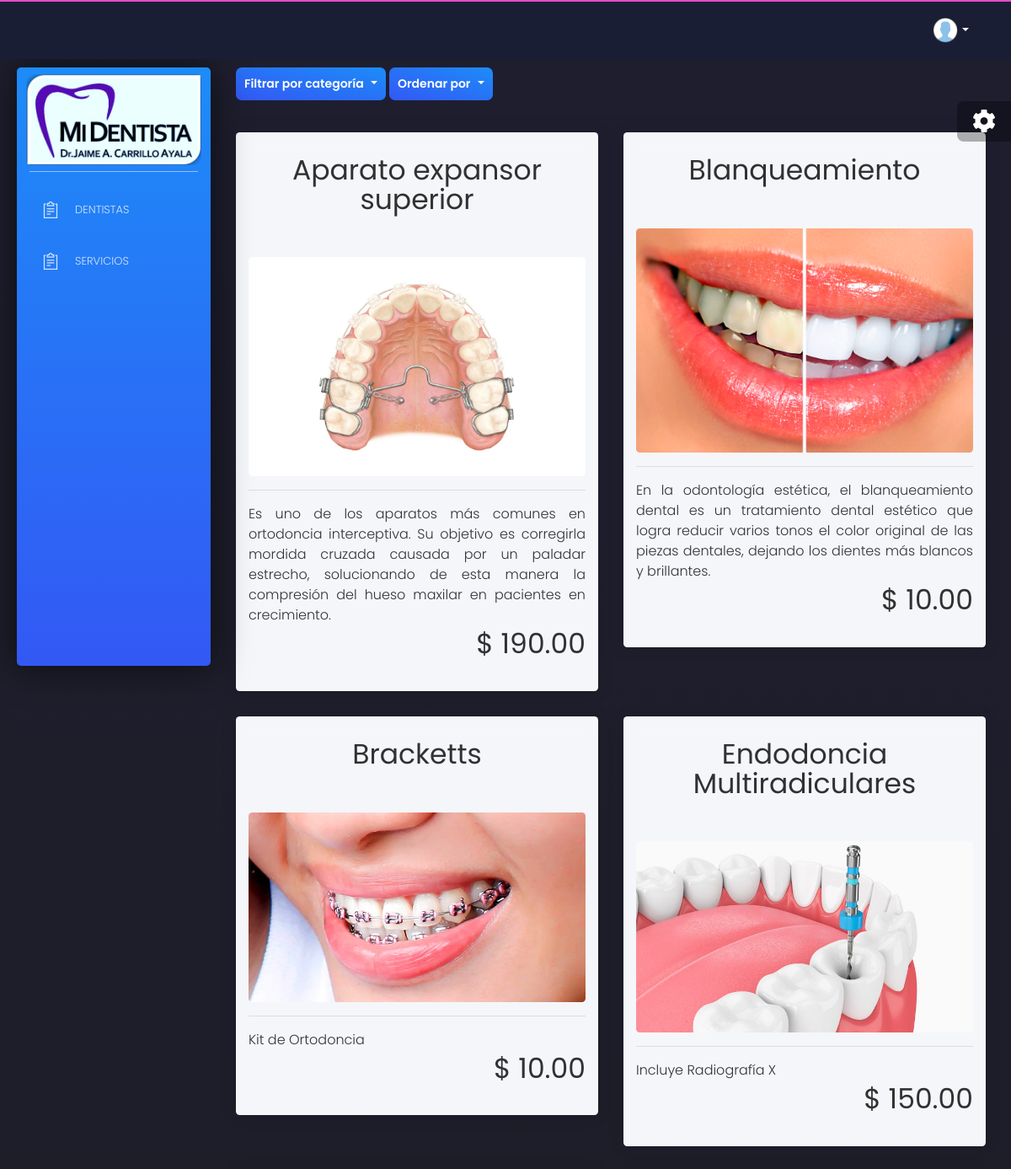
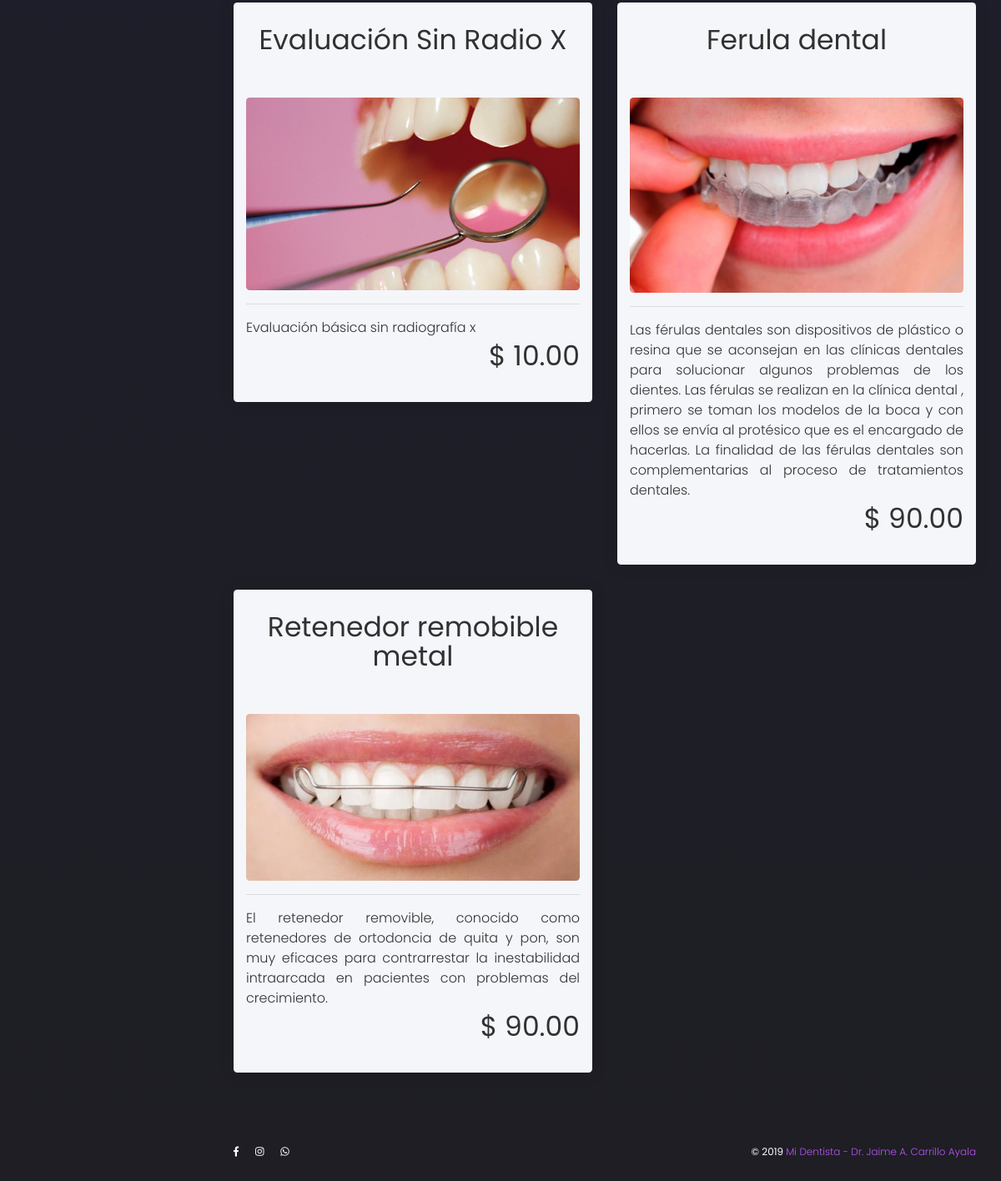
The page /core/tratamientos/0/2 on the database its author committed (2 pictures, top to bottom).
### core/models.py (models this page shows, shortened)
class Tratamiento(models.Model):
    id = models.AutoField(primary_key=True)
    categoria = models.ForeignKey(Categoria, on_delete=models.CASCADE)
    nombre = models.CharField(max_length=64)
    descripcion = models.CharField(max_length=512)
    precio = models.DecimalField(max_digits=6, decimal_places=2, validators=[MinValueValidator(0)])
    precioNeto = models.DecimalField(max_digits=6, decimal_places=2, default=0, validators=[MinValueValidator(0)],)
    image = models.ImageField(upload_to='services/%Y/%m/%D/', null=True, blank=True)

### core/views.py (the view)
# urls.py: path('tratamientos/<int:categoria>/<int:orden>', TratamientoList, name = 'tratamientos'),
def TratamientoList(request, categoria, orden):
    filtro = categoria
    order='nombre'
    if orden==0:
        order = 'precioNeto'
    elif orden==1:
        order = "-precioNeto"
    elif orden==2:
        order = "nombre"
    categorias = Categoria.objects.all()
    if filtro == 0:
        tratamientos = Tratamiento.objects.filter().order_by(order)
    else:
        tratamientos = Tratamiento.objects.filter(categoria = filtro).order_by(order)
    return render(request, "core/tratamiento_list.html", {'tratamientos':tratamientos, 'categorias':categorias, 'filtro':filtro})

### core/templates/core/tratamiento_list.html (shortened to what this page needs)
{% extends 'core/base.html' %}
{% load static %}
{% block content %}
<div class="content">
	<div class="btn-group" role="group">
		<button id="btnGroupDrop1" type="button" class="btn btn-info btn-lg dropdown-toggle" data-toggle="dropdown" aria-haspopup="true" aria-expanded="false">
			Filtrar por categoría
		</button>
	</div>
	<div class="btn-group" role="group">
		<button id="btnGroupDrop2" type="button" class="btn btn-info btn-lg dropdown-toggle" data-toggle="dropdown" aria-haspopup="true" aria-expanded="false">
			Ordenar por
		</button>
	</div>
	<hr>
			<div class="row">
				{% for tratamiento in tratamientos %}
					<div class="col-md-6">
						<div class="card white-content">
							<div class="card-body" align = center>
								<table class="table table-sm" id="" width=100%>
									<tr>
										<td align = center>
											<h1 align=center>{{tratamiento.nombre}}</h1>
										</td>
									</tr>
								</table>
								<img src = {{tratamiento.image.url}}>
								<hr>
								<p align=justify><font size=3>{{tratamiento.descripcion}}</font></p>
								{% if request.user.is_superuser %}
									<table class="table table-sm" id="" width=100%>
										<tr>
											<td>
													<a href="{% url 'core:reestablecerprecio' tratamiento.id|slugify%}">
														<i class="tim-icons icon-refresh-01" style= "color:black"></i>
													</a>
											</td>
											<td>
												<h1 align = right>$ {{tratamiento.precioNeto}}</h1>
											</td>
										</tr>
									</table>
								{% else %}
									<h1 align = right>$ {{tratamiento.precioNeto}}</h1>
								{% endif %}
							</div>
						</div>
					</div>
				  {% endfor %}
	</div>
</div>
{% endblock %}

### rows shown on the page
Tratamiento: nombre "Aparato expansor superior", image (picture), descripcion "Es uno de los aparatos más comunes en ortodoncia interceptiva. Su objetivo es corregirla mordida cruzada causada por un paladar estrecho, solucionando de esta manera la compresión del hueso maxilar en pacientes en crecimiento.", precioNeto "190.00"
Tratamiento: nombre "Blanqueamiento", image (picture), descripcion "En la odontología estética, el blanqueamiento dental es un tratamiento dental estético que logra reducir varios tonos el color original de las piezas dentales, dejando los dientes más blancos y brillantes.", precioNeto "10.00"
Tratamiento: nombre "Bracketts", image (picture), descripcion "Kit de Ortodoncia", precioNeto "10.00"
Tratamiento: nombre "Endodoncia Multiradiculares", image (picture), descripcion "Incluye Radiografía X", precioNeto "150.00"
Tratamiento: nombre "Evaluación Sin Radio X", image (picture), descripcion "Evaluación básica sin radiografía x", precioNeto "10.00"
Tratamiento: nombre "Ferula dental", image (picture), descripcion "Las férulas dentales son dispositivos de plástico o resina que se aconsejan en las clínicas dentales para solucionar algunos problemas de los dientes. Las férulas se realizan en la clínica dental , primero se toman los modelos de la boca y con ellos se envía al protésico que es el encargado de hacerlas. La finalidad de las férulas dentales son complementarias al proceso de tratamientos dentales.", precioNeto "90.00"
Tratamiento: nombre "Retenedor remobible metal", image (picture), descripcion "El retenedor removible, conocido como retenedores de ortodoncia de quita y pon, son muy eficaces para contrarrestar la inestabilidad intraarcada en pacientes con problemas del crecimiento.", precioNeto "90.00"
